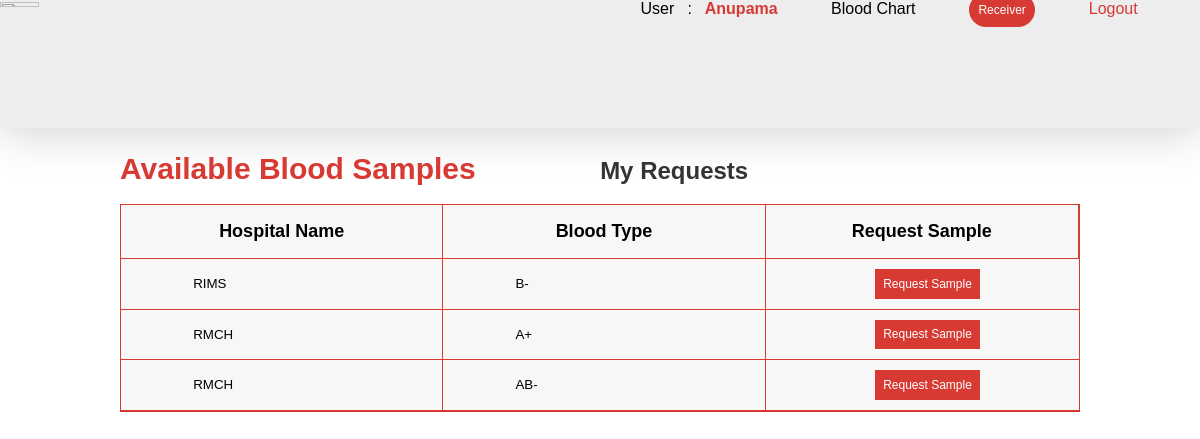
The app's page /home.php?signin=success (signed in) with its own data.
### tables this page shows
CREATE TABLE `receiver` (
  `fullname` varchar(50) NOT NULL,
  `email` varchar(60) NOT NULL,
  `blood` varchar(4) NOT NULL,
  `pasword` varchar(50) NOT NULL
);

CREATE TABLE `add_blood` (
  `fullname` varchar(50) NOT NULL,
  `blood` varchar(4) NOT NULL,
  `unit` int(5) NOT NULL,
  `datetim` varchar(30) NOT NULL
);

### home.php (the view, shortened to what this page needs)
<?php
include 'includes/dbh.inc.php';
$email = $_SESSION['rec_email'];
?>
<div class = 'topnav'>
<?php
$sql = "SELECT * FROM receiver WHERE email='$email'";
$result = mysqli_query( $conn, $sql );
while( $row = mysqli_fetch_assoc( $result ) ) {
    $user_first_name = $row['fullname'];
}
?>
<img
src = 'https://miro.medium.com/max/1838/1*KJACFKJ0GKtnhgR7OmlPFA.gif'
class = 'logo'
align = 'middle'
/>
<?php echo 'User &nbsp : &nbsp' ?>
<span class = 'user'>
<?php echo ucfirst( $user_first_name ) ?></span>&nbsp &nbsp &nbsp &nbsp &nbsp &nbsp
<a href = 'blood.php'class = 'blood'>Blood Chart</a>&nbsp &nbsp &nbsp &nbsp &nbsp &nbsp
<span class = 'user1'><?php echo 'Receiver' ?></span>&nbsp &nbsp &nbsp &nbsp &nbsp &nbsp
<a href = 'logout.php' class = 'logout' alt = 'Logout'>Logout</a>
</div>
<head>
</head>
<body>
<h2 class = 'active'>Available Blood Samples</h2>
<a href = 'rec_request.php' class = 'view'><h2 class = 'nonactive'>My Requests</h2></a>
<div class = 'table_container'>
<table class = 'table' cellpadding = '0' cellspacing = '0' border = '0'>
<thead>
<tr>
<th>Hospital Name</th>
<th>Blood Type</th>
<th> Request Sample</th>
</tr>
</thead>
<tbody>
<?php
$sql = 'SELECT fullname,blood FROM add_blood';
$result = $conn->query( $sql );
if ( $result->num_rows > 0 ) {
    while( $row = $result->fetch_assoc() ) {
        $name = $row['fullname'];
        $blood = $row['blood'];
        ?>
        <form action="includes/rec.inc.php" method="POST">
        <?php
        echo '<tr>';
        echo '<td class="row"><input type="text" name="hos_name" readonly value="'.$name.'"></td>';
        echo '<td class="row"><input type="text" name="blood_req" readonly value="'.$blood.'"></td>';
        echo '<td><button name="submit" class="request" id="btn">Request Sample</button></td>';
        echo '</tr>';
        ?>
        </form>
        <?php
    }
} else {
    echo '0 results';
}
?>
</tbody>
</body>

### home.php (style rules this page uses)
* { margin:0; padding:0; font-family: 'Montserrat', sans-serif; }
.user { color: #d73933; font-weight: bold; }
.user1 { font-size:12px; border-radius: 20px; font-weight: 300; padding:.8%; color: white; background-color:#d73933; }
.blood { text-decoration:none; font-weight: 300; color:black; }
.logout { color:#d73933; text-decoration:none; font-weight: 300; }
.logo { width: 18%; height: auto; display: inline; margin-right: 35%; }
.topnav { margin-bottom: 2%; height: 16%; background-color:#ededed; box-shadow: 0 1px 50px #cacaca; }
.table { margin-left:10%; width: 80%; border: 1px solid #d73933; background-color:#F7F7F7; margin-top: 1.5%; }
.table th { font-size:18px; text-align:left; padding: 16px; border-bottom:1.5px solid #d73933; border-right:1px solid #d73933; text-align:center; }
.active { color:#d73933; margin-left:10%; font-size:30px; display:inline; }
.view { text-decoration:none; }
.nonactive { font-weight: 600; color:#333; font-weight:30px; display:inline; margin-left:10%; }
td { border-bottom:1px solid #d73933; }
.row { text-align:center; padding:1.5%; border-right:1px solid #d73933; }
.request { padding:2.5%; border:none; background-color: #d73933; color:white; margin-left: 35%; font-weight:300; font-size:12px; cursor:pointer; }
input { border:none; background-color: #f7f7f7; padding:1% 12%; font-family:'Montserrat', sans-serif; }

### records on screen
receiver: fullname "Anupama"
add_blood: hos_name "RIMS", blood_req "B-"
add_blood: hos_name "RMCH", blood_req "A+"
add_blood: hos_name "RMCH", blood_req "AB-"
